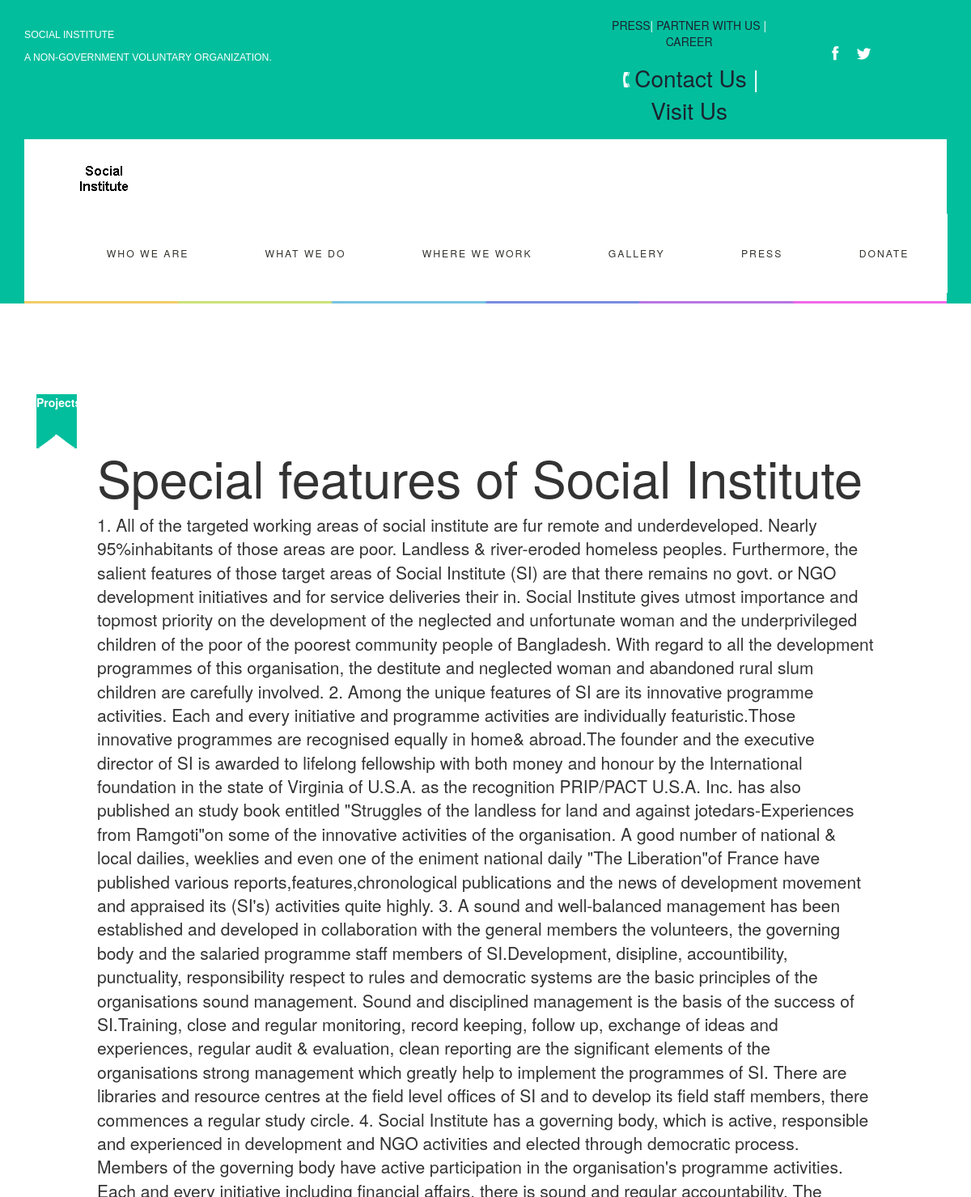
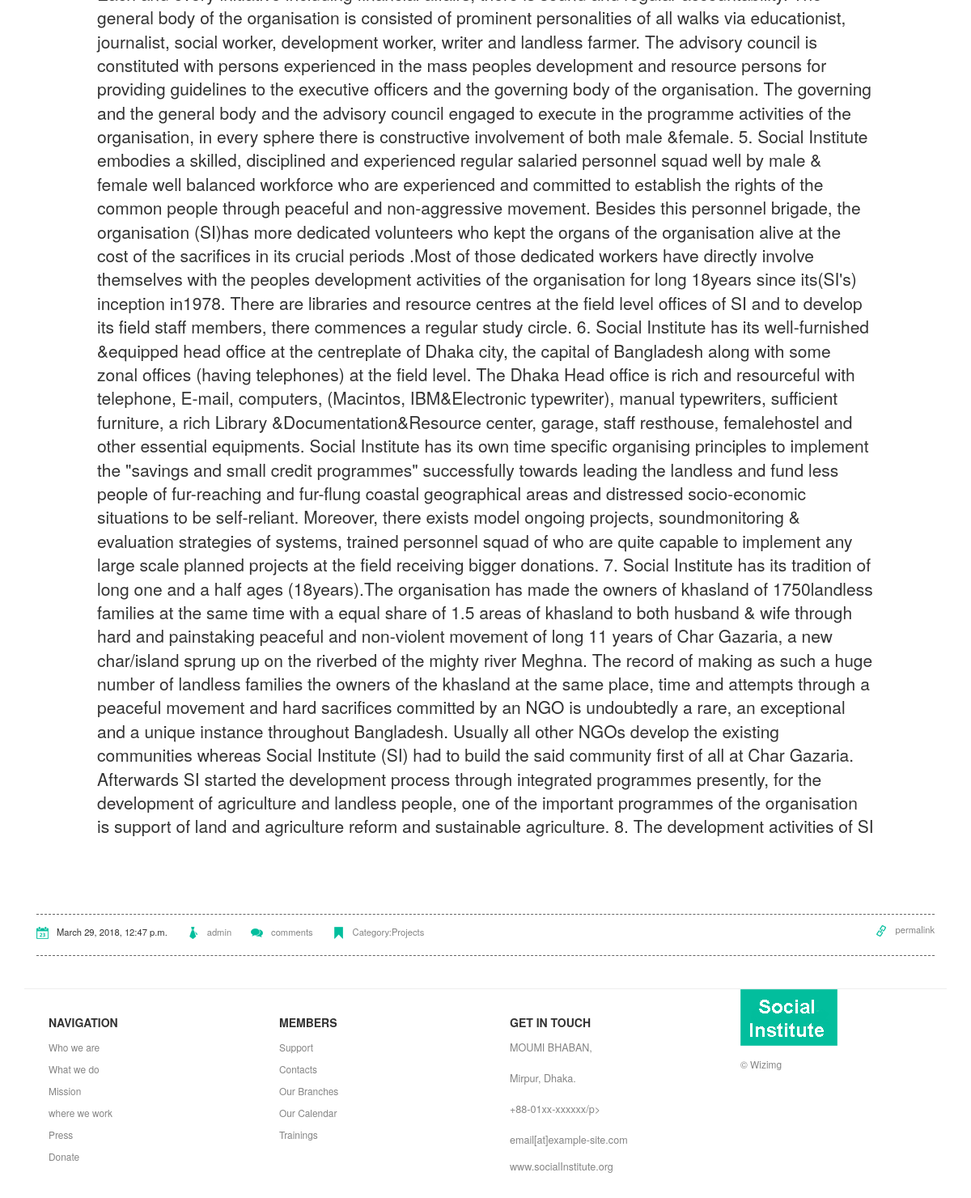
The page /news/post/2/ on the database its author committed (2 pictures, top to bottom).
### news/models.py (models this page shows, shortened)
class Post(models.Model):
    title = models.CharField(max_length=100)
    image = models.FileField(null=True, blank=True)
    description = models.TextField()
    updated = models.DateTimeField(auto_now=True, auto_now_add=False)
    timestamp = models.DateTimeField(auto_now=False, auto_now_add=True)
    category = models.ForeignKey('news.Category', blank=True, null=True, on_delete=models.PROTECT)

class Category(models.Model):
    name = models.CharField(max_length=20)
    def __str__(self):
        return self.name

### news/views.py (the view)
# urls.py: path('post/<pk>/', views.view_post, name='post'),
def view_post(request, pk):
    spost = Post.objects.get(pk=pk)
    return render(request, 'post.html', {'spost': spost})

### templates/post.html (shortened to what this page needs)
{% extends 'base.html' %}
{% block content %}
<div class="container-fluid">
    <div>
        <div class="images_3_of_1">
            {%if spost.category %}
            <p><span>{{spost.category}}</span></p>
            {% endif %}
        </div>
        <div class="jumbotron jumbotron-fluid">
            <div class="container">
                <h1 class="display-3">{{ spost.title }}</h1>
                    <p class="lead"> {{spost.description}}  </p>
            </div>
        </div>
    </div>
    <div class="artical-links">
        <ul>
            <li><img src="{{STATIC_URL}}/static/images/blog-icon1.png" title="date"><span>{{spost.timestamp}}</span></li>
            <li><a href=""><img src="{{STATIC_URL}}/static/images/blog-icon2.png" title="Admin"><span>admin</span></a></li>
            <li><a href=""><img src="{{STATIC_URL}}/static/images/blog-icon3.png" title="Comments"><span>comments</span></a></li>
             {% if spost.category %}
            <li><a href="/?category={{spost.category.pk}}"><img src="{{STATIC_URL}}/static/images/blog-icon4.png" title="Category"><span>Category:{{spost.category}}</span></a></li>
            {% endif %}
            <li><a href=""><img src="{{STATIC_URL}}/static/images/blog-icon5.png" title="permalink"><span>permalink</span></a></li>
        </ul>
    </div>
</div>
{% endblock %}

### static/css/style.css (style rules this page uses)
html,body,div,span,applet,object,iframe,h1,h2,h3,h4,h5,h6,p,blockquote,pre,a,abbr,acronym,address,big,cite,code,del,dfn,em,img,ins,kbd,q,s,samp,small,strike,strong,sub,sup,tt,var,b,u,i,dl,dt,dd,ol,nav ul,nav li,fieldset,form,label,legend,table,caption,tbody,tfoot,thead,tr,th,td,article,aside,canvas,details,embed,figure,figcaption,footer,header,hgroup,menu,nav,output,ruby,section,summary,time,mark,audio,video { margin:0;padding:0;border:0;font-size:100%;font:inherit;vertical-align:baseline; }
ol,ul { list-style:none;margin:0px;padding:0px; }
a { text-decoration:none; }
img { max-width:100%; }
body { font-family: 'Raleway', sans-serif; background: #fff; }
body a { transition: 0.5s all ease; -webkit-transition: 0.5s all ease; -moz-transition: 0.5s all ease; -o-transition: 0.5s all ease; -ms-transition: 0.5s all ease; }
.container { padding:0; }
.images_3_of_1 { width:40%; position:relative; float: left; }
.images_3_of_1 p { background:url(../images/lbl.png) no-repeat 0px 0px; display:block; width: 50px; height: 67px; text-align:center; color:#fff; font-weight:600; font-size:1em; position: absolute; top: 0px; left: 0px; }
.images_3_of_1 p span { display:block; font-size:1em; }
.artical-links { padding: 10px 0px; border:1px dashed rgba(0, 0, 0, 0.61); border-left: none; margin-top: 15px; border-right: none; }
.artical-links ul li { display:inline-block; }
.artical-links ul li:last-child { float:right; }
.artical-links ul li img { vertical-align:middle; padding-right:10px; }
.artical-links ul li { font-size:0.8em; }
.artical-links ul li a { color: #848484; padding-left: 20px; }

### rows shown on the page
Post: category "Projects", title "Special features of Social Institute", description "1. All of the targeted working areas of social institute are fur remote and underdeveloped. Nearly 95%inhabitants of those areas are poor. Landless & river-eroded homeless peoples. Furthermore, the salient features of those target areas of Social Institute (SI) are that there remains no govt. or NGO development initiatives and for service deliveries their in. Social Institute gives utmost importance and topmost priority on the development of the neglected and unfortunate woman and the underprivileged children of the poor of the poorest community people of Bangladesh. With regard to all the development programmes of this organisation, the destitute and neglected woman and abandoned rural…", timestamp "March 29, 2018, 12:47 p.m."
